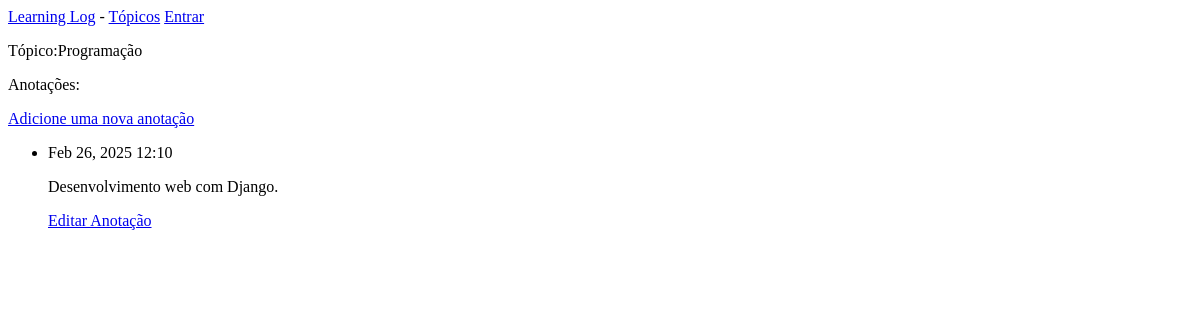
The page /topics/2/ on the database as committed earlier.
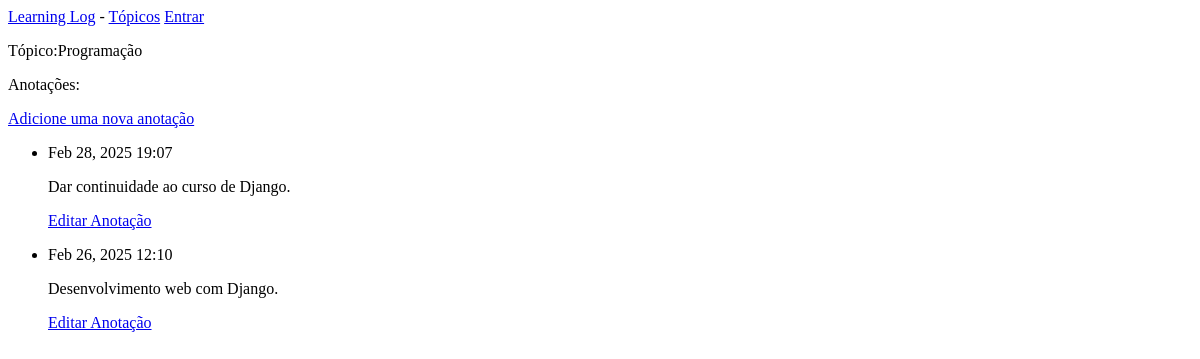
The same page on the database as committed later.
### learning_logs/models.py (models this page shows, shortened)
class Entry(models.Model):
    topic = models.ForeignKey(Topic, on_delete=models.CASCADE)
    text = models.TextField()
    date_added = models.DateTimeField(auto_now_add=True)
    class Meta:
        verbose_name_plural = 'entries'

### learning_logs/views.py (the view)
# urls.py: path('topics/<int:topic_id>/', views.topic, name='topic'),
def topic(request, topic_id):
    topic = Topic.objects.get(id=topic_id)
    entries = topic.entry_set.order_by('-date_added')
    context = {'topic': topic, 'entries': entries}
    return render(request, 'learning_logs/topic.html', context)

### learning_logs/models.py (called while the page is built)
    def __str__(self):
        return self.text

### learning_logs/templates/learning_logs/topic.html
{% extends "learning_logs/base.html" %}
{% block content %}
    <p>Tópico:{{ topic }}</p>
    <p>Anotações:</p>
    <p>
        <a href="{% url 'new_entry' topic.id %}">Adicione uma nova anotação</a>
    </p>
    <ul>
        {% for entry in entries%}
            <li>
                <p>{{ entry.date_added | date:'M d, Y H:i'}}</p>
                <p>{{ entry.text | linebreaks }}</p>
                <p>
                    <a href="{% url 'edit_entry' entry.id %}">Editar Anotação</a>
                </p>
            </li>
            {% empty %}
                <li>Não há registro</li>
        {% endfor %}
    </ul>
{% endblock content %}

Rows that differ between the two databases and show on the page:
added Entry: date_added "Feb 28, 2025 19:07", text "Dar continuidade ao curso de Django."
